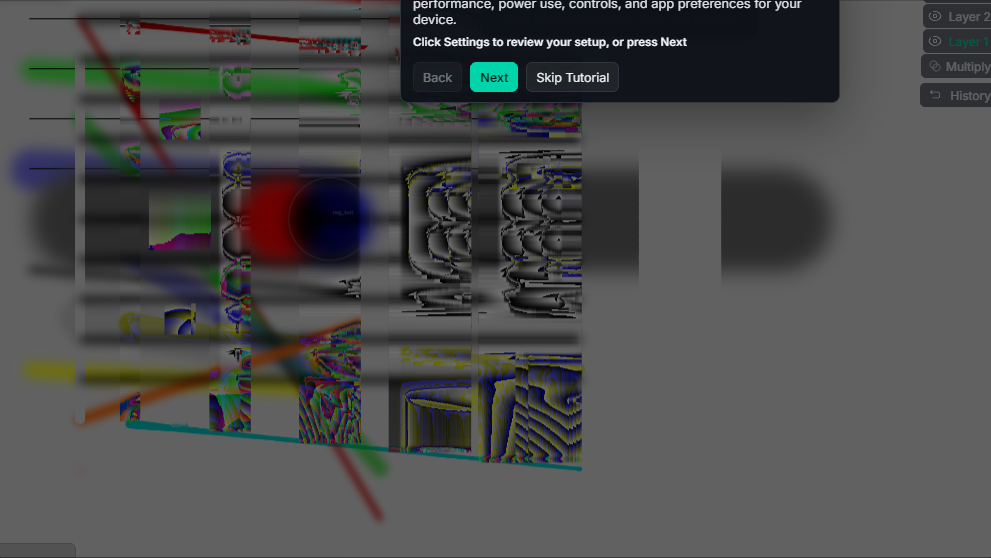
#> input picture testing/baselines/blend_multiply.png, 991 x 558 px
$ python compare_images.py baselines/blend_multiply.png baselines/brush_classic.png baselines/brush_classic.png
#> lines starting #> are read from the running program, lines starting #| are printed output that depends on the picture; long printed decimals are rounded
import sys
import os
from PIL import Image, ImageChops, ImageStat

def compare_images(img1_path, img2_path, diff_path):
#> called with img1_path = 'baselines/blend_multiply.png', img2_path = 'baselines/brush_classic.png', diff_path = 'baselines/brush_classic.png'
    try:
        if not os.path.exists(img1_path) or not os.path.exists(img2_path):
            return None

        img1 = Image.open(img1_path).convert('RGB')
#> img1 is the input picture: PIL image 991x558 RGB; mean R, G, B 75.8, 76.6, 76
        img2 = Image.open(img2_path).convert('RGB')
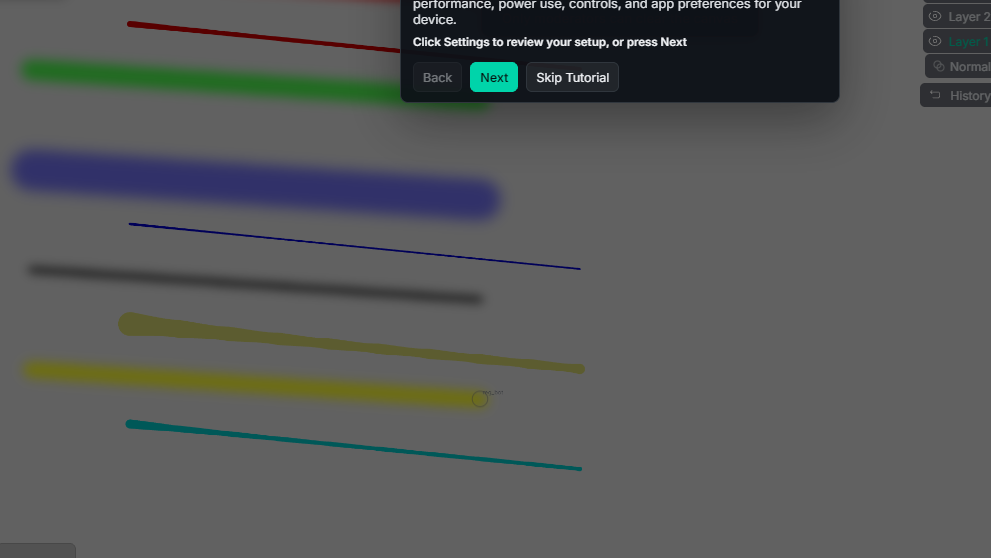
#> input picture testing/baselines/brush_classic.png, 991 x 558 px
#> img2 is the input picture: PIL image 991x558 RGB; mean R, G, B 86.7, 88.9, 88.5

        if img1.size != img2.size:
            return 100.0

        diff = ImageChops.difference(img1, img2)
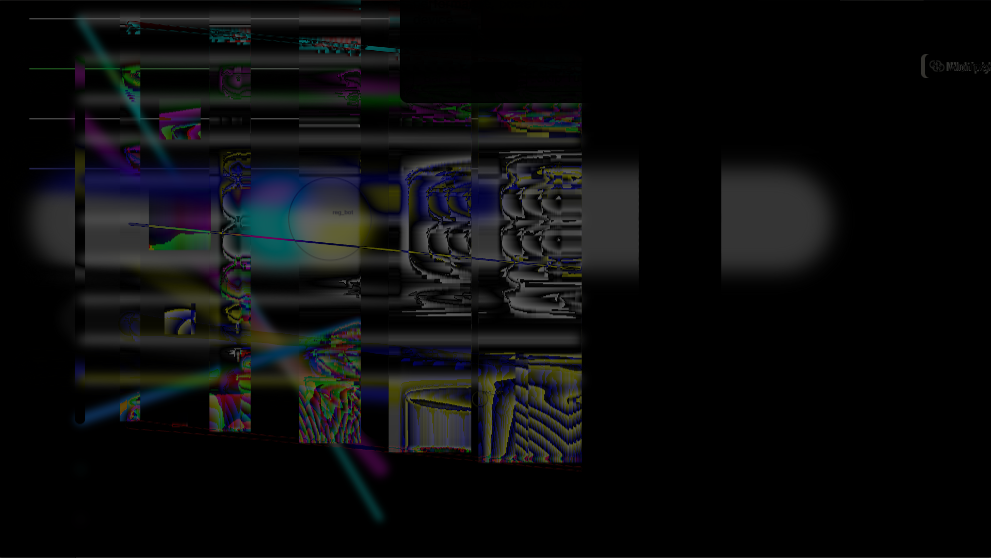
#> diff: PIL image 991x558 RGB; mean R, G, B 12.5, 13.2, 14
        stat = ImageStat.Stat(diff)

        # Calculate percentage of different pixels
        # sum of differences / (width * height * 3 color channels * 255 max diff)
        diff_sum = sum(stat.sum)
#> diff_sum = 21939963
        max_diff = img1.size[0] * img1.size[1] * 3 * 255
#> max_diff = 423028170
        percentage = (diff_sum / max_diff) * 100
#> percentage = 5.19

        if percentage > 0:
            # Create a visual diff: highlight differences in red
            # This is a simple way to visualize where the changes are
            diff.save(diff_path)

        return percentage
    except Exception as e:
        print(f"Error: {e}")
        return None

if __name__ == "__main__":
    if len(sys.argv) < 4:
        sys.exit(1)

    p = compare_images(sys.argv[1], sys.argv[2], sys.argv[3])
#> p = 5.19
    if p is not None:
        print(f"{p:.6f}")
#| 5.186
    else:
        sys.exit(1)
